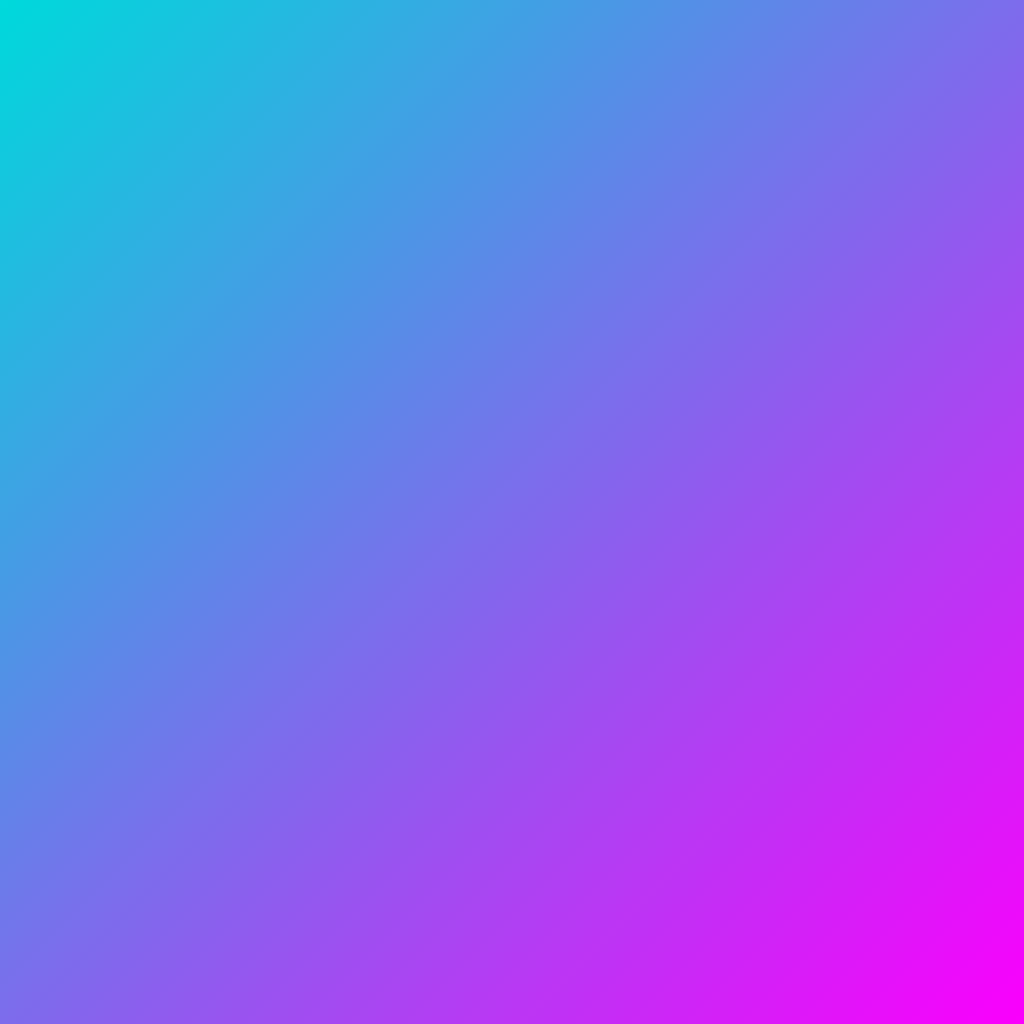
Frame 1 (no input)
Frame 2 (the mouse pressed at the canvas centre, redrawn once): identical to frame 1, image omitted

The Processing sketch that drew this single still picture (run headless with seeded random() and noise(); the mouse was pressed at the canvas centre and the sketch redrawn once):

// Processing sketch: SpectraRenderTest_V3
// ── SpectraRenderTest_V3.pde

final int LEDCount = 128;  // Number of LED's per side of the matrix

/*
  3D matrix used to store the pixels displayed to the screen
  Format: {X-Coordinate, Y-Coordinate, RGB Value}
*/
int[][][] display = new int[LEDCount][LEDCount][3];
int[][][] colorA = new int[LEDCount][LEDCount][3];
int[][][] colorB = new int[LEDCount][LEDCount][3];

final float intensity = 255;

//double redA = Math.random();
//double greenA = Math.random();
//double blueA = Math.random();

//double redB = Math.random();
//double greenB = Math.random();
//double blueB = Math.random();

double redA = 0xFC / 255.0;
double greenA = 0x00 / 255.0;
double blueA = 0xFF / 255.0;

double redB = 0x00 / 255.0;
double greenB = 0xDB / 255.0;
double blueB = 0xDE / 255.0;

void setup() {
  
  /* Processing specific code to ensure correct rendering */
  size(1024, 1024);  // Size of display in pixels
  strokeWeight(0);  // Thickness of rendered lines
  background(0);  // Set a black background
  rectMode(CORNER);  // Specify that rectangles are given two opposing corner coordinates
  
  println("RGB: " + redA + " " + greenA + " " + blueA);
  println("RGB: " + redB + " " + greenB + " " + blueB);

  /* Assign initial values to display by iterating through each subpixel */
  for (int i = 0; i < LEDCount; i++) {
    for (int j = 0; j < LEDCount; j++) {
      colorA[i][j][0] = (int)(redA * (intensity / LEDCount) * (i + j));
      colorA[i][j][1] = (int)(greenA * (intensity / LEDCount) * (i + j));
      colorA[i][j][2] = (int)(blueA * (intensity / LEDCount) * (i + j));
    }
  }
  
  /* Assign initial values to display by iterating through each subpixel */
  for (int i = 0; i < LEDCount; i++) {
    for (int j = 0; j < LEDCount; j++) {
      colorB[i][j][0] = (int)(redB * (intensity / LEDCount) * (i + j));
      colorB[i][j][1] = (int)(greenB * (intensity / LEDCount) * (i + j));
      colorB[i][j][2] = (int)(blueB * (intensity / LEDCount) * (i + j));
    }
  }
  
  /* Crossfade the pixels by averaging them */
  for (int i = 0; i < LEDCount; i++) {
    for (int j = 0; j < LEDCount; j++) {
      display[i][j][0] = (colorA[i][j][0] + colorB[LEDCount - i - 1][LEDCount - j - 1][0]) / 2;
      display[i][j][1] = (colorA[i][j][1] + colorB[LEDCount - i - 1][LEDCount - j - 1][1]) / 2;
      display[i][j][2] = (colorA[i][j][2] + colorB[LEDCount - i - 1][LEDCount - j - 1][2]) / 2;
    }
  }
  noLoop();  // Only render once
}

void draw() {
  /* Iterate through each pixel and render it to screen */
  for (int i = 0; i < LEDCount; i++) {
    for (int j = 0; j < LEDCount; j++) {
      
      /*
        Code to render a rectangle
        Corner 1: HEIGHT * (i / LEDCount), WIDTH * (j / LEDCount)
        Corner 2: HEIGHT * ((i + 1) / LEDCount), WIDTH * ((j + 1) / LEDCount)
      */
      int x1 = (int)(height * i * (1.0 / LEDCount));
      int y1 = (int)(width * j * (1.0 / LEDCount));
      int x2 = (int)(height * (i + 1) * (1.0 / LEDCount));
      int y2 = (int)(width * (j + 1) * (1.0 / LEDCount));      
      /* Set fill to color at pixel located at (i, j) */
      fill(display[i][j][0], display[i][j][1], display[i][j][2]);
      stroke(display[i][j][0], display[i][j][1], display[i][j][2]);
      
      //fill(colorA[i][j][0], colorA[i][j][1], colorA[i][j][2]);
      //stroke(colorA[i][j][0], colorA[i][j][1], colorA[i][j][2]);
      rect(x1 , y1, x2, y2);  // Draw the rectangle
    }
  }
  //save("gradient12.png");
}
